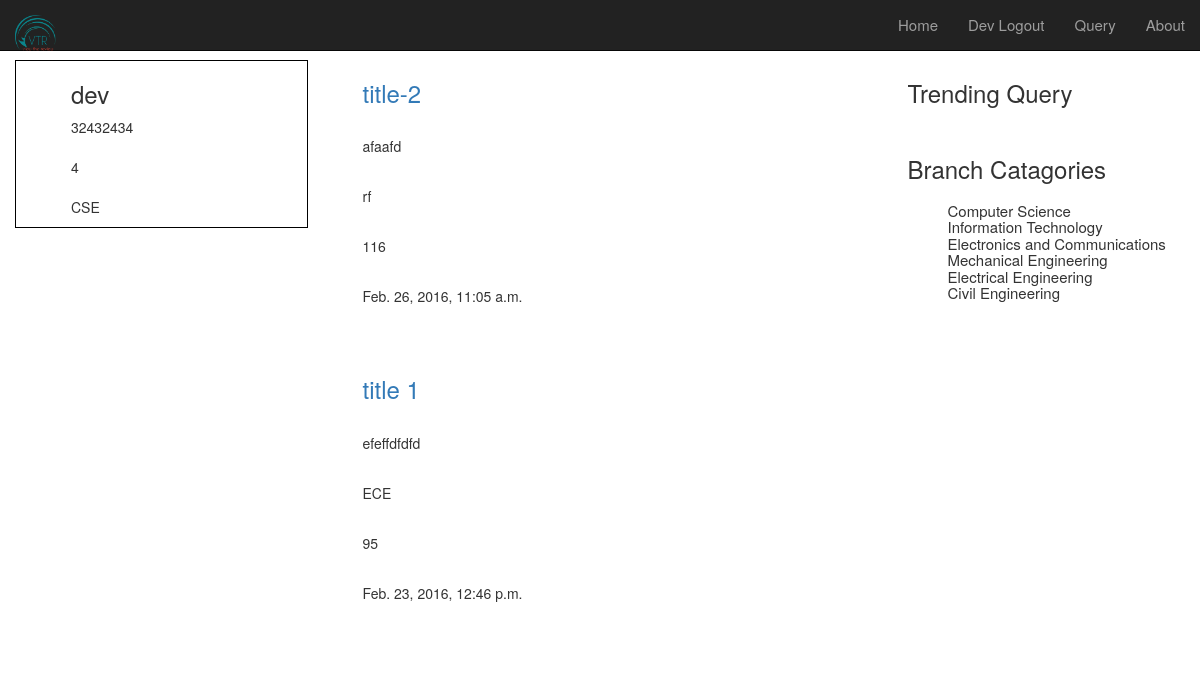
Page /vtr/ (signed in) on the earlier database version.
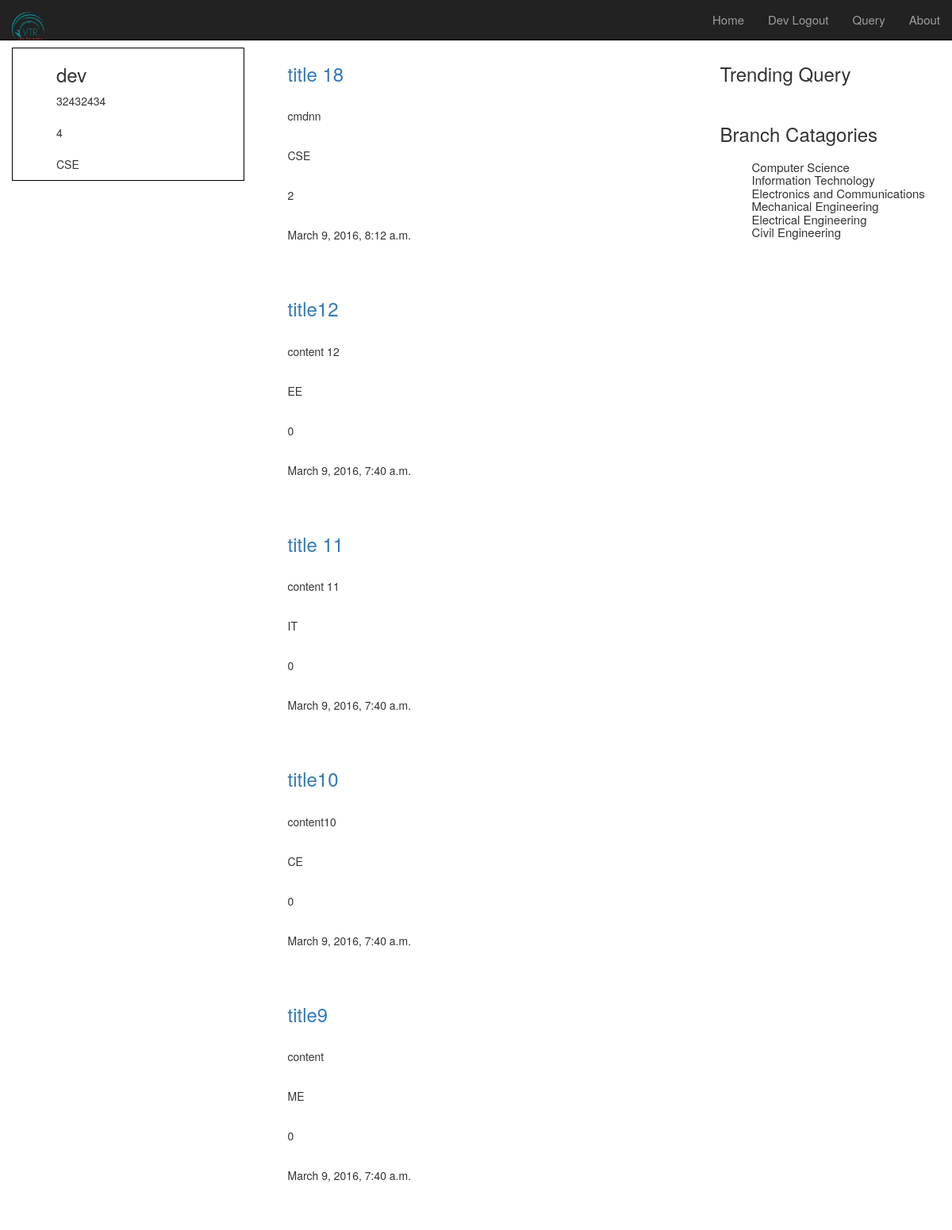
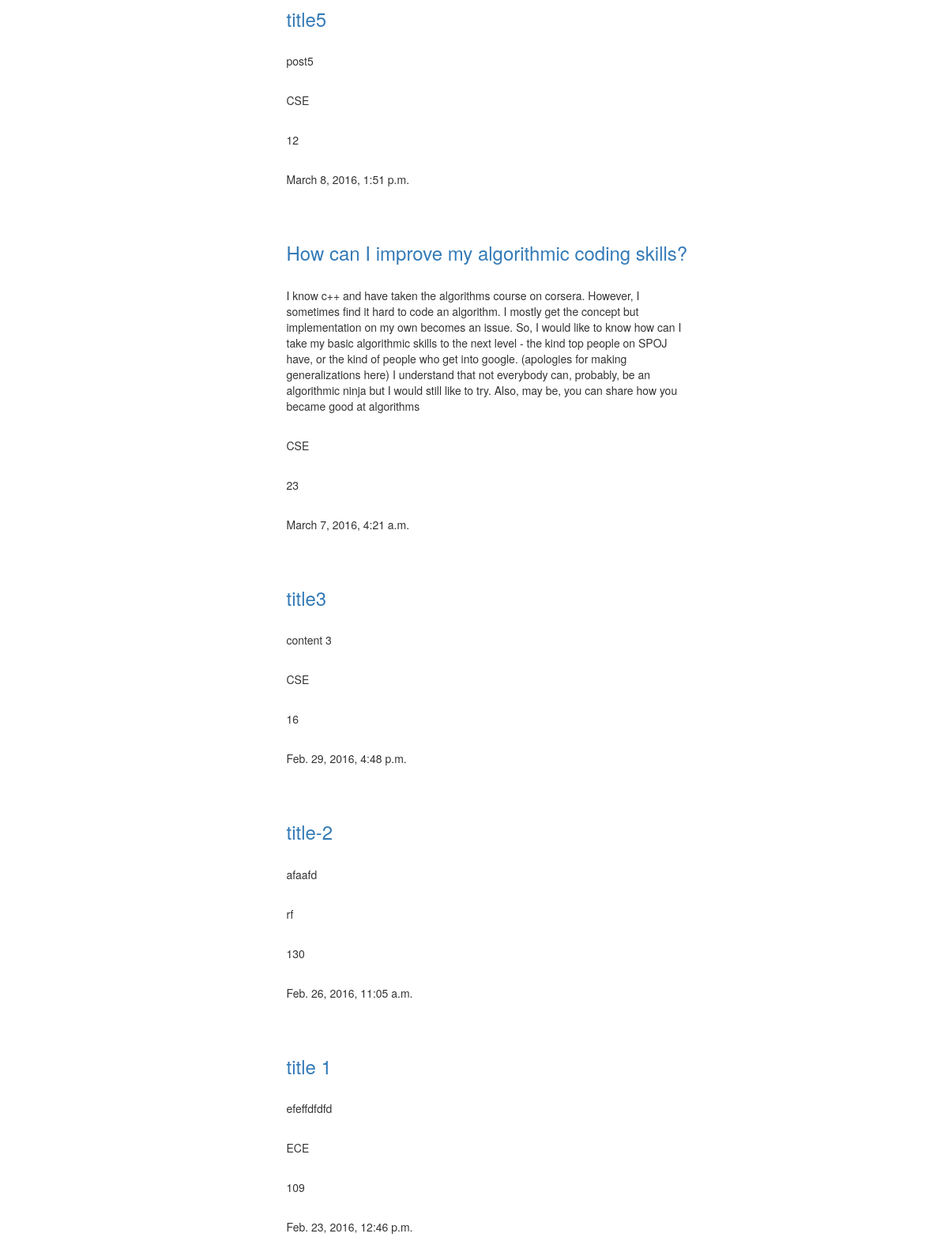
Same page on the later database version (2 pictures, top to bottom).
### vtr/models.py (models this page shows, shortened)
class UserProfile(models.Model):
    user = models.OneToOneField(User)
    rollnumber = models.PositiveIntegerField(blank=True, null=True)
    year = models.IntegerField(blank=True, null=True)
    branch = models.CharField(max_length=30, blank=True, null=True)

class Query(models.Model):
    title = models.CharField(max_length=100, default='title', unique=True)
    created_at = models.DateTimeField(auto_now_add=True)
    content = models.TextField()
    tag = models.CharField(max_length=20, blank=True, null=True)
    views = models.IntegerField(default=0)
    slug = models.SlugField(unique=True)

### vtr/views.py (the view)
# urls.py: urlpatterns = patterns('', url(r'^$', views.index, name='index'),
@login_required
def index(request):
    userprofile = UserProfile.objects.filter(user=request.user.id)
    allquery = Query.objects.all().order_by('-created_at')
    popular_query = Query.objects.order_by('-views')[:5]
    context_dict = {
        'userprofile': userprofile,
        'allquery': allquery,
        'popular_query': popular_query,
    }
    return render(request, 'vtr/index.html', context_dict)

### templates/vtr/index.html (shortened to what this page needs)
{% extends 'vtr/base.html' %}
{% block body_block %}
    <div class="row">
        <div class="col-lg-3" id="left">
            <ul>
                <h3>{{ user.username}}</h3>
                {% for users in userprofile %}
                    {{ users.rollnumber }}
                    <br><br>
                    {{ users.year }}
                    <br><br>
                    {{ users.branch }}
                {% endfor %}
            </ul>
        </div>
        <div class="col-lg-6" id="middle">
            <ul>
                {% for query in allquery %}
                    <h3><a href="{{ query.slug }}">{{ query.title }}</a></h3>
                    <br>
                    <p>{{ query.content }}</p>
                    <br>
                    <p>{{ query.tag }}</p>
                    <br>
                    <p>{{ query.views }}</p>
                    <br>
                    <p>{{ query.created_at }}</p>
                    <br><br>
                {% endfor %}
            </ul>
        </div>
        <div class="col-lg-3" id="right">
            <div>
                <h3>Trending Query</h3>
            </div>
            <br>
            <div>
                <h3>Branch Catagories<h3/>
                <ul style="list-style-type: none" class="blist">
                    <li>Computer Science</li>
                    <li>Information Technology</li>
                    <li>Electronics and Communications</li>
                    <li>Mechanical Engineering</li>
                    <li>Electrical Engineering</li>
                    <li>Civil Engineering</li>
                </ul>
            </div>
        </div>
    </div>
{% endblock %}

Differences in the rows shown:
added Query: title "title 18", content "cmdnn", tag "CSE", views "2", created_at "March 9, 2016, 8:12 a.m."
added Query: title "title12", content "content 12", tag "EE", views "0", created_at "March 9, 2016, 7:40 a.m."
added Query: title "title 11", content "content 11", tag "IT", views "0", created_at "March 9, 2016, 7:40 a.m."
added Query: title "title10", content "content10", tag "CE", views "0", created_at "March 9, 2016, 7:40 a.m."
added Query: title "title9", content "content", tag "ME", views "0", created_at "March 9, 2016, 7:40 a.m."
added Query: title "title5", content "post5", tag "CSE", views "12", created_at "March 8, 2016, 1:51 p.m."
added Query: title "How can I improve my algorithmic coding skills?", content "I know c++ and have taken the algorithms course on corsera. However, I sometimes find it hard to code an algorithm. I mostly get the concept but implementation on my own becomes an issue. So, I would like to know how can I take my basic algorithmic skills to the next level - the kind top people on SPOJ have, or the kind of people who get into google. (apologies for making generalizations here) I understand that not everybody can, probably, be an algorithmic ninja but I would still like to try. Also, may be, you can share how you became good at algorithms", tag "CSE", views "23", created_at "March 7, 2016, 4:21 a.m."
added Query: title "title3", content "content 3", tag "CSE", views "16", created_at "Feb. 29, 2016, 4:48 p.m."
changed Query "title-2": views "116" → "130"
changed Query "title 1": views "95" → "109"
